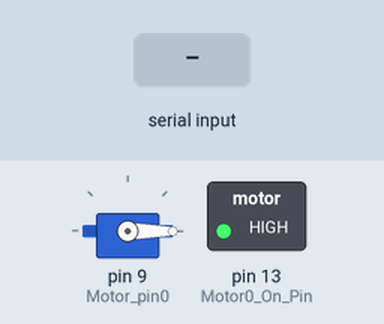
This sketch was run on a simulated Arduino Uno, built with avr-gcc and run on an emulated ATmega328P. Shown: servo, switched loads named in the sketch (green lamp = pin HIGH). Inputs (shaded band) come from the test bench. What the sketch prints to the serial monitor is not drawn.

Above: at 1.2 s.
1.3 s: "trackend\n" received over Serial
3.0 s: "button\n" received over Serial
4.5 s: "estop\n" received over Serial
Timing chart, 0 to 7.5 s (numbered marks = the images above; inputs shaded):
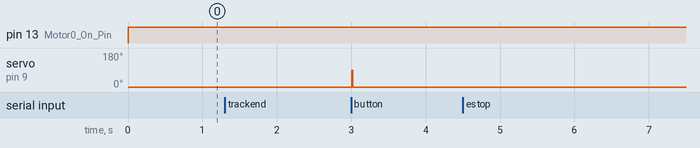

The sketch:

Motor_and_StateMachines.ino
```cpp
#include <Servo.h>  //This comes with the Arduino

// Motor Declarations
int Motor_pin0 = 9;
int Motor0_On_Pin = 13;
int led = 13;
Servo Motor0;

/* The 'Servo.h' library allows you to control motors and servos by passing any value between
0 and 180 into the "write" method (Motor.write() in this program).
For a motor:   0 is full power in one direction,
             180 is full direction in the opposite direction,
              90 is stop.
For a servo:   0 is all the way one direction,
             180 is all the way in the opposite direction,
              90 is the middle.
*/

int Motor_max_forward = 1000;  //this might not actually be forward
int Motor_max_reverse = 2000;    //this might not actually be reverse
int Motor_stop = 1500;          //this is definitely stop (if the Motor is calibrated right)
unsigned long next_step;
unsigned long last_step;
int state = 0;

// Motion State Machine Declarations
enum motionStates {STATIONARY, ACCELERATING, CONSTANT, DECELERATING};
uint8_t motionState = STATIONARY;
enum motionTransitions {MNONE, ESTOP, STOP, START, RED, GREEN, MAXSPEED};
uint8_t motionTransition = MNONE;
enum colours {R, G, Y};
uint8_t lastColour = R;

void stationary();
void accelerating();
void constant();
void decelerating();

// Directional State Machine Declarations
enum directionalStates {EAST, WEST};
uint8_t directionalState = EAST;
enum directionalTransitions {DNONE, TRACKEND, BUTTON};
uint8_t directionalTransition = DNONE;

void east();
void west();

void setup() {
  // Initialize Serial
  Serial.begin(9600);

  pinMode(led, OUTPUT);     // setup the LED to blink as we run the loop
  pinMode(Motor0_On_Pin, OUTPUT);

  Motor0.attach(Motor_pin0, 1000, 2000);  // This pin is the control signal for the Motor
  Motor0.writeMicroseconds(Motor_stop);
}

void loop() {
  // Inputs
  input();
  // Motion State Machine
  motionStateMachine(motionTransition);
  // Directional State Machine
  directionalStateMachine(directionalTransition);
  // Arbitrary delay to make serial monitor readable
  delay(250);
}

// Motion State Machine
void motionStateMachine(uint8_t i) {
  switch(motionState){
    case STATIONARY:
      stationary();
      if(i == ESTOP){
        motionTransition = MNONE;
        motionState = STATIONARY;
      }
      if(i == START || i == GREEN){
        motionTransition = MNONE;
        motionState = ACCELERATING;
      }
    break;

    case ACCELERATING:
      accelerating();
      if(i == ESTOP){
        motionTransition = MNONE;
        motionState = STATIONARY;
      }
      else if(i == MAXSPEED){
        motionTransition = MNONE;
        motionState = CONSTANT;
      }
      else if(i == STOP || i == GREEN){
        motionTransition = MNONE;
        motionState = DECELERATING;
      }
    break;

    case CONSTANT:
      constant();
      if(i == ESTOP){
        motionTransition = MNONE;
        motionState = STATIONARY;
      }
      if(i == STOP || (i == GREEN && lastColour == G)){
        motionTransition = MNONE;
        motionState = DECELERATING;
      }
    break;

    case DECELERATING:
      decelerating();
      if(i == ESTOP || i == RED){
        motionTransition = MNONE;
        motionState = STATIONARY;
      }
    break;
  }
}

// Motion Methods
void stationary(){
  Serial.println("Stopped.");
  digitalWrite(Motor0_On_Pin, HIGH);
  Motor0.writeMicroseconds(Motor_stop);
}

void accelerating(){
  Serial.println("Accelerating.");
}

void constant(){
  Serial.println("Max speed.");
}

void decelerating(){
  Serial.println("Decelerating.");
}

// Directional State Machine
void directionalStateMachine(uint8_t i) {
  switch(directionalState){
    case EAST:
      east();
      if(i != DNONE){
        directionalTransition = DNONE;
        directionalState = WEST;
      }
    break;
    case WEST:
      west();
      if(i != DNONE){
        directionalTransition = DNONE;
        directionalState = EAST;
      }
    break;
  }
}

// Directional Methods
void east(){
  Serial.println("Travelling East");
  digitalWrite(Motor0_On_Pin, HIGH);
  Motor0.writeMicroseconds(Motor_max_forward);
}

void west(){
  Serial.println("Travelling West");
  digitalWrite(Motor0_On_Pin, HIGH);
  Motor0.writeMicroseconds(Motor_max_reverse);
}

// Inputs: Type these strings into the command line to change between states
uint8_t input(){
  if (Serial.available() > 0){
    String s = Serial.readStringUntil('\n');
    if(s == "trackend"){
      directionalTransition = TRACKEND;
      Serial.println("End reached, changing direction...");
    }
    else if(s == "button"){
      directionalTransition = BUTTON;
      Serial.println("Direction change requested, changing direction...");
    }
    else{
      directionalTransition = DNONE;
    }
    if(s == "estop"){
      motionTransition = ESTOP;
      Serial.println("Emergency stop.");
    }
    else if(s == "green" && lastColour == R){
      motionTransition = GREEN;
      lastColour = G;
      Serial.println("First green sensed, accelerating...");
    }
    else if(s == "green" && lastColour == G){
      motionTransition = GREEN;
      lastColour = G;
      Serial.println("Second green sensed, decelerating...");
    }
    else if(s == "red"){
      motionTransition = RED;
      lastColour = R;
      Serial.println("Red sensed, stopping...");
    }
    else if(s == "maxspeed"){
      motionTransition = MAXSPEED;
      Serial.println("Maximum speed reached, entering constant acceleration...");
    }
    else if(s == "start"){
      motionTransition = START;
      lastColour = G;
      Serial.println("Start button pressed, accelerating...");
    }
    else if(s == "stop"){
      motionTransition = STOP;
      Serial.println("Stop button pressed, decelerating...");
    }
    else{
      motionTransition = MNONE;
      directionalTransition = DNONE;
    }
  }
}
```

Measured:
- after the input at 1.3 s, every drawn part: stays the same
- after the input at 3.0 s, servo on pin 9 (Motor_pin0): 0° → 90° at once, → 0° 0.01 s later
- after the input at 4.5 s, every drawn part: stays the same
